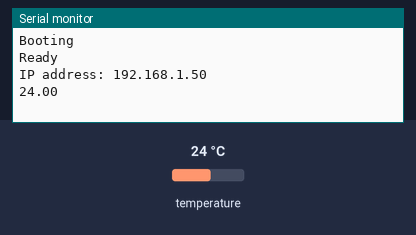
The program below on a simulated ESP8266 (NodeMCU). On the bench: the last lines printed to the serial monitor. The test bench sets the inputs (shaded band); at power-on: temperature 24 °C. WiFi joins after 1.5 s; servers stay silent unless stated.

Above: at 2.7 s.
2.8 s: temperature set to 12 °C
At 6.2 s:
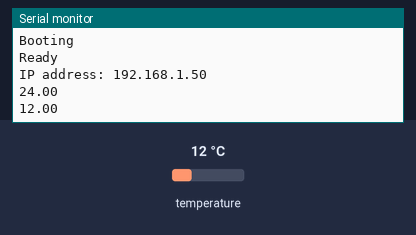
6.5 s: temperature set to 19 °C
At 8.4 s:
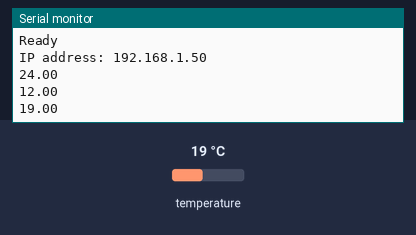
Timing chart, 0 to 9.9 s (numbered marks = the images above; inputs shaded):
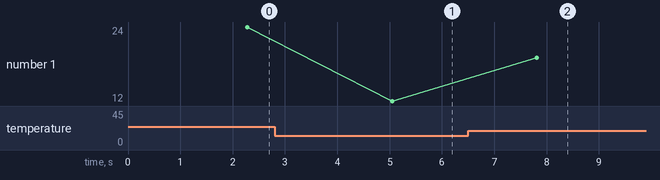

The program:

main.cpp
```cpp
#include <ESP8266WiFi.h>
#include <ESP8266mDNS.h>
#include <WiFiUdp.h>
#include <ArduinoOTA.h>

#include <OneWire.h>
#include <DallasTemperature.h>

const char* ssid = "Xiaomi";
const char* password = "dd990501";

// GPIO where the DS18B20 is connected to
const int oneWireBus = 4;

// Setup a oneWire instance to communicate with any OneWire devices
OneWire oneWire(oneWireBus);

// Pass our oneWire reference to Dallas Temperature sensor
DallasTemperature sensors(&oneWire);

void setup() {
  Serial.begin(115200);
  Serial.println("Booting");
  WiFi.mode(WIFI_STA);
  WiFi.begin(ssid, password);
  while (WiFi.waitForConnectResult() != WL_CONNECTED) {
    Serial.println("Connection Failed! Rebooting...");
    delay(5000);
    ESP.restart();
  }

  // Port defaults to 8266
  // ArduinoOTA.setPort(8266);

  // Hostname defaults to esp8266-[ChipID]
  // ArduinoOTA.setHostname("myesp8266");

  // No authentication by default
  // ArduinoOTA.setPassword("admin");

  // Password can be set with it's md5 value as well
  // MD5(admin) = 21232f297a57a5a743894a0e4a801fc3
  // ArduinoOTA.setPasswordHash("21232f297a57a5a743894a0e4a801fc3");

  ArduinoOTA.onStart([]() {
    String type;
    if (ArduinoOTA.getCommand() == U_FLASH)
      type = "sketch";
    else // U_SPIFFS
      type = "filesystem";

    // NOTE: if updating SPIFFS this would be the place to unmount SPIFFS using SPIFFS.end()
    Serial.println("Start updating " + type);
  });
  ArduinoOTA.onEnd([]() {
    Serial.println("\nEnd");
  });
  ArduinoOTA.onProgress([](unsigned int progress, unsigned int total) {
    Serial.printf("Progress: %u%%\r", (progress / (total / 100)));
  });
  ArduinoOTA.onError([](ota_error_t error) {
    Serial.printf("Error[%u]: ", error);
    if (error == OTA_AUTH_ERROR) Serial.println("Auth Failed");
    else if (error == OTA_BEGIN_ERROR) Serial.println("Begin Failed");
    else if (error == OTA_CONNECT_ERROR) Serial.println("Connect Failed");
    else if (error == OTA_RECEIVE_ERROR) Serial.println("Receive Failed");
    else if (error == OTA_END_ERROR) Serial.println("End Failed");
  });
  ArduinoOTA.begin();
  Serial.println("Ready");
  Serial.print("IP address: ");
  Serial.println(WiFi.localIP());
  sensors.begin();
}

void loop() {
  ArduinoOTA.handle();
  sensors.requestTemperatures();
  float temperatureC = sensors.getTempCByIndex(0);
  //float temperatureF = sensors.getTempFByIndex(0);
  Serial.print(temperatureC);
  Serial.println("");
  //Serial.println("ºC");
  //Serial.print(temperatureF);
  //Serial.println("ºF");
  delay(2000);
}
```

Measured:
- after the input at 2.8 s, the serial monitor: prints a new line after 2.2 s (image 1)
- after the input at 6.5 s, the serial monitor: prints a new line after 1.3 s (image 2)
- plotted number 1: 24 → 12 after the input at 2.8 s, 12 → 19 after the input at 6.5 s
